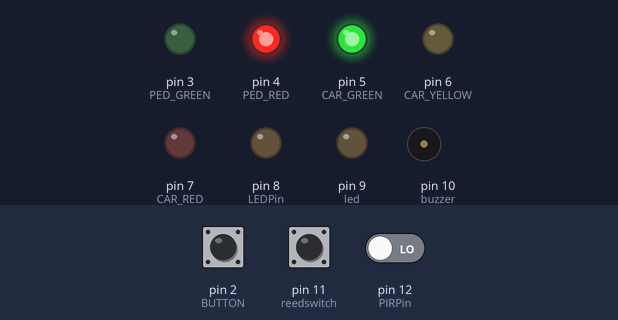
Bench run of a sketch on a simulated Arduino Uno, built with avr-gcc and run on an emulated ATmega328P. On the bench: output pins drawn as LEDs (lit = HIGH), buzzer (waves = sounding, pin HIGH). Dashed ring = blinking. Inputs (shaded band) come from the test bench; at power-on: pin 12 (PIRPin) LOW, pin 11 (reedswitch) HIGH, pin 2 (BUTTON) LOW.

Above: at 1.2 s.
1.3 s: pin 12 (PIRPin) driven HIGH
At 1.51 s:
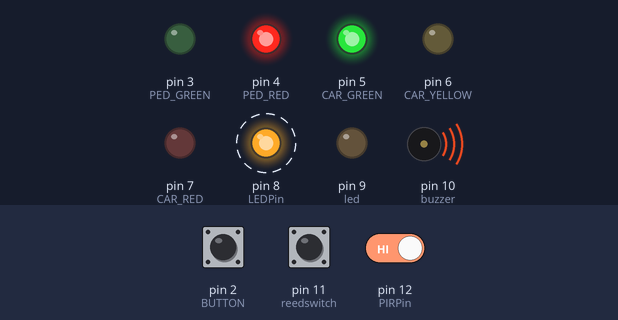
4.3 s: pin 11 (reedswitch) pulled LOW for 3.2 s
At 5.2 s:
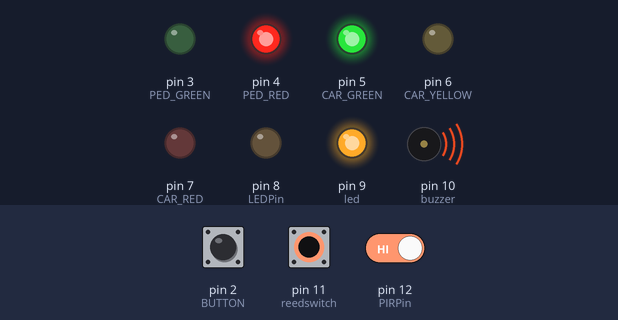
9.1 s: pin 2 (BUTTON) pulled HIGH for 0.15 s
At 10.8 s:
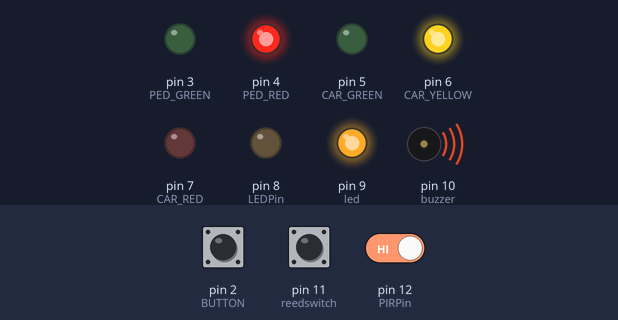
Timing chart, 0 to 25.5 s (numbered marks = the images above; inputs shaded):
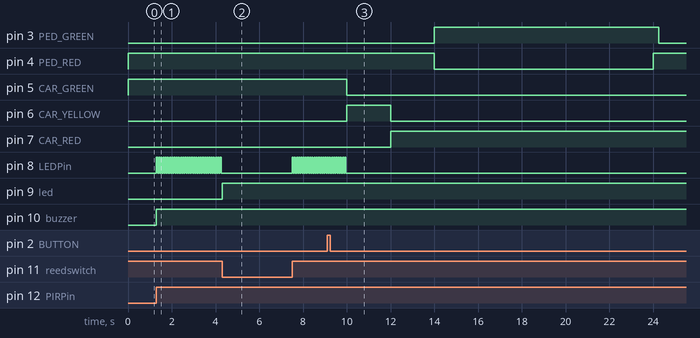

The sketch:

semalarma.ino
```cpp
/*Programa que contiene:
  1. Semaforo para carros y peatonal con zumbador
     La dinamica del semaforo se maneja de la forma de Reino Unido, donde el semaforo para los carros funciona de la siguiente manerna:
       *Verde, Amarillo, Rojo
       *Rojo, Amarillo, Verde
     El semanoforo peatonal son 2 colores, verde y rojo. Al oprimir el boton, el semaforo verde para el peaton esta activo, suena el Buzzer
     para aquellas personas que no tienen la capacidad de ver.
  2. Alarma con reedswitch y sensor PIR
     Existen muchos productos en la industria para tener una alarma:
       *Sensor de teperatura
       *Sensor de movimiento
       *entrada a un lugar
     En este programa se manejan as siguientes maneras:
       * Alarma con sensor de movimiento PIR: el PIR al detectar movimiento emite un sonido y prende una luz
       * Alarma con iman: el reedswitch al detectar una señal magnetica baja su voltaje/corriente provocando que emite un sonido y prenda una luz
 */

//SEMAFORO
const int CAR_RED = 7;    //luz roja vehicular inicializada en 7
const int CAR_YELLOW = 6; //luz roja vehicular inicializada en 6
const int CAR_GREEN = 5;  //luz roja vehicular inicializada en 5
const int PED_RED = 4;    //luz roja vehicular inicializada en 4
const int PED_GREEN = 3;  //luz roja vehicular inicializada en 3
const int BUTTON = 2;     //boton inicializado en 2
int crossTime = 10000; //time alloyoud to cross
unsigned long changeTime; //time since BUTTON pressed
int state = LOW; //if is push button

//ALARMA
//variables para sensor con reedswitch
int led = 9; //variable of the LED initialized in 9
int reedswitch = 11; //variable of the REED SWITCH initialized in 11
int buzzer = 10; //variable of the BUZZER initialized in 10
int val = 0;
//variables ara sensor PIR
const int LEDPin= 8;
const int PIRPin= 12;


/*
The method setup() configures the pin of the lights of the traffic lights to behave like an exit with the method pinMode()
Also the method digitalWrite() Write a HIGH or a LOW value to a digital pin.
*/
void setup() {
  //SEMAFORO
  pinMode(CAR_RED, OUTPUT);
  pinMode(CAR_YELLOW, OUTPUT);
  pinMode(CAR_GREEN, OUTPUT);
  pinMode(PED_RED, OUTPUT);
  pinMode(PED_GREEN, OUTPUT);
  pinMode(BUTTON, INPUT); // button on pin 2
  digitalWrite(CAR_GREEN, HIGH);
  digitalWrite(PED_RED, HIGH);

  //ALARMA
    //pines para alarma con sensor de movimineto
  pinMode(LEDPin, OUTPUT);
  pinMode(PIRPin, INPUT);
  //pines para alarma con reedswitch
  pinMode(led, OUTPUT); //configure the LED pin to behave like an output
  pinMode(reedswitch, INPUT); //configure the REED SWITCH pin to behave like an input
  pinMode(buzzer, OUTPUT); //configure the BUZZER pin to behave like an output
}

/*
The method loop()has two conditions, one that verifies if the button is pressed, if it is true the variable "state" takes the value of "high",
the second validation is responsible for verifying if the variable "satate" has the value of "high" and if the time that has passed since
the button was pressed in greater than 10 seconds
*/
void loop() {
  //variables de lectura para reedswitch
  val = digitalRead(reedswitch);
  //variables de lectura para sensor PIR
  int value= digitalRead(PIRPin);

  //SEMAFORO: al llegar señal "HIGH" del boton
  if (digitalRead(BUTTON)) //Change of state is button is pressed
    state = HIGH;
  if (state == HIGH && (millis() - changeTime) > crossTime) {
    //realiza lo que se encuentra en el metodo "changeLight"
    changeLight();
    state = LOW;
  } else

//ALARMA
//si el valor de señal del reedswitch es LOW
   if(val == LOW){
    //prende el led y el buzzer
    digitalWrite(led, HIGH);
    digitalWrite(buzzer, HIGH);
    delay(200);
  } else
  //si el valor del sensor es HIGH
  if (value == HIGH)  {
    //el led prendey apaga 2 miliseg y el buzzer suena
    digitalWrite(LEDPin, HIGH);
    digitalWrite(buzzer, HIGH);
    delay(50);
    digitalWrite(LEDPin, LOW);
    digitalWrite(buzzer, HIGH);
    delay(50);
  } else {
    //al no encontrarse ningun valor en ninguna variable
    //leds y buzzer permanecen apagados
    digitalWrite(LEDPin, LOW);
    digitalWrite(led, LOW);
    digitalWrite(buzzer, LOW);
  }
}

/*
El metodo changeLight es utilizado para el cambio de luces de trafico con el metodo digitalWrite()
*/
void changeLight() {
  digitalWrite(CAR_GREEN, LOW); //green off
  digitalWrite(CAR_YELLOW, HIGH); //yellow on
  delay(2000); //wait 2 seconds
  digitalWrite(CAR_YELLOW, LOW); //green off
  digitalWrite(CAR_RED, HIGH); //yellow on
  delay(2000); //wait 2 seconds
  digitalWrite(PED_RED, LOW); //green off
  digitalWrite(PED_GREEN, HIGH); //yellow on
  delay(crossTime); //wait for
  for (int i = 0; i < 10; i++) {
    digitalWrite(PED_RED, HIGH); //Turn on red pedestrian traffic light
    delay(250);//wait 250 milliseconds
    digitalWrite(PED_GREEN, LOW);//Turn off green pedestrian traffic light
    delay(250);//wait 250 milliseconds
  }
  digitalWrite(PED_RED, HIGH);//Turn on red pedestrian traffic light
  delay(500);//wait 500 milliseconds
  digitalWrite(CAR_YELLOW, HIGH);//turn on the yellow light of the traffic lights of the vehicles
  digitalWrite(CAR_RED, LOW);//turn on the red light of the traffic lights of the vehicles
  delay(1000);//wait 500 milliseconds
  digitalWrite(CAR_GREEN, HIGH);//turn on the green light of the traffic lights of the vehicles
  digitalWrite(CAR_YELLOW, LOW);//turn on the yellow light of the traffic lights of the vehicles

  //record the time size last change of lights
  changeTime = millis();
  //then return to the my program loop
}
```

Measured:
- after the input at 1.3 s, pin 8 (LEDPin): alternates HIGH for 0.05 s and LOW for 0.05 s, starting at once; pin 10 (buzzer): LOW → HIGH at once
- after the input at 4.3 s, pin 9 (led): LOW → HIGH at once
- after the input at 9.1 s, pin 3 (PED_GREEN): LOW → HIGH after 4.9 s, → LOW 10.3 s later; pin 4 (PED_RED): HIGH → LOW after 4.9 s, → HIGH 10.0 s later; pin 5 (CAR_GREEN): HIGH → LOW after 0.90 s; pin 6 (CAR_YELLOW): LOW → HIGH after 0.90 s, → LOW 2.0 s later; pin 7 (CAR_RED): LOW → HIGH after 2.9 s
